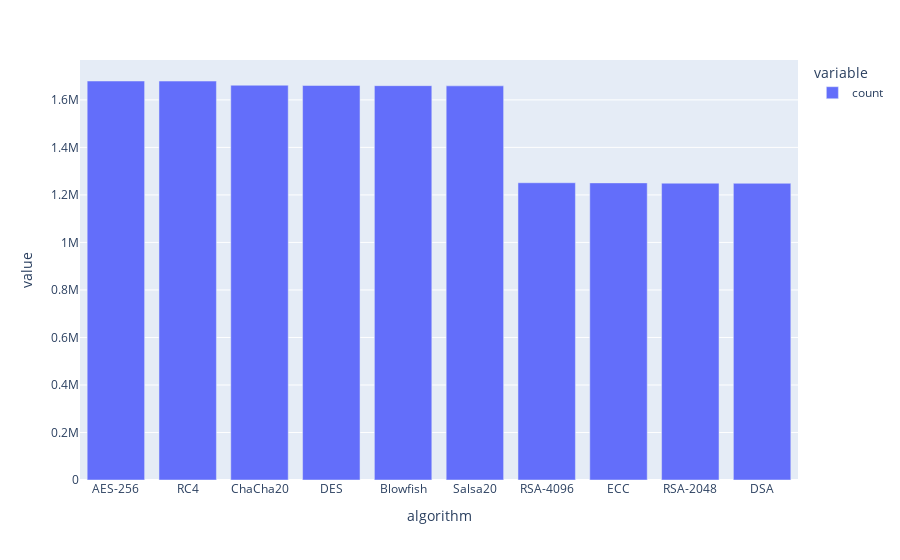

The notebook cell this image was saved under:
### Code cell
px.bar(ac)

### Figure 1 — Plotly figure (JSON) as saved in the notebook; plotly's stock layout.template omitted (floating-point values rounded to 4 significant figures)
{"data": [{"alignmentgroup": "True", "hovertemplate": "variable=count<br>algorithm=%{x}<br>value=%{y}<extra></extra>", "legendgroup": "count", "marker": {"color": "#636efa", "pattern": {"shape": ""}}, "name": "count", "offsetgroup": "count", "orientation": "v", "showlegend": true, "textposition": "auto", "type": "bar", "x": ["AES-256", "RC4", "ChaCha20", "DES", "Blowfish", "Salsa20", "RSA-4096", "ECC", "RSA-2048", "DSA"], "xaxis": "x", "y": [1679485, 1679198, 1661712, 1660668, 1659847, 1659090, 1251229, 1250611, 1249341, 1248819], "yaxis": "y"}], "layout": {"barmode": "relative", "legend": {"title": {"text": "variable"}, "tracegroupgap": 0}, "margin": {"t": 60}, "xaxis": {"anchor": "y", "domain": [0, 1], "title": {"text": "algorithm"}}, "yaxis": {"anchor": "x", "domain": [0, 1], "title": {"text": "value"}}}}
